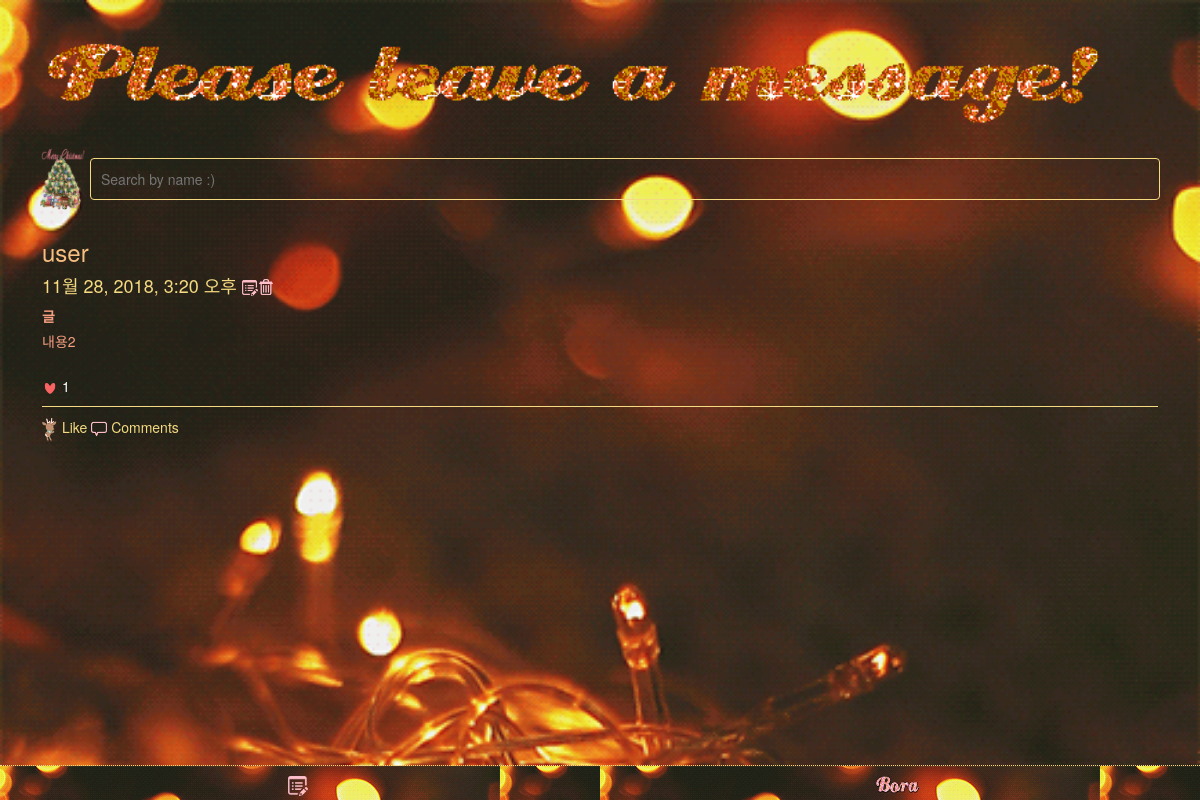
Screenshot of /search/user/ with the database file from the repository.
### facebook/models.py (models this page shows, shortened)
class Article(models.Model):
    author      = models.CharField(max_length=120)
    title       = models.CharField(max_length=120)
    text        = models.TextField()
    password    = models.CharField(max_length=120)
    total_like        = models.CharField(max_length=120)
    created_at  = models.DateTimeField(auto_now_add=True) #자동날짜
    like_user_set = models.ManyToManyField(settings.AUTH_USER_MODEL,
                                           blank=True,
                                           related_name='like_user_set',
                                           through='Like', default='')

### facebook/views.py (the view)
# urls.py: path('search/<author>/',search_list),
def search_list(request, author):
    article_list = Article.objects.filter(author=author)
    return render(request, 'newsfeed.html', { 'articles': list(article_list)})

### facebook/templates/newsfeed.html (shortened to what this page needs)
<!DOCTYPE html>
<html>
<head>
    <link rel="stylesheet" href="https://maxcdn.bootstrapcdn.com/bootstrap/3.3.7/css/bootstrap.min.css">
</head>
<body>
<div class="container">
    <div style="text-align: center; "><a href="/main/"><img src="/static/message_board.gif" style="width:100%;margin-left:10px;" ></a></div>
</div>
<div class="container" style="padding-left:25px;padding-right:25px;margin-top:20px;">
    <div class="btn1" style="display:inline-block;">
        <a href="/">
            <img src="/static/6.gif" width="48.4px" >
        </a>
    </div>
    <div class="search">
        <input type="text" style="width:100%;border-radius:4px; color:#F5DA81;" class="searchbar"  placeholder="Search by name :)" id="keyword" onkeyup="">
    </div>
</div>
<div class="container" style="padding-bottom:60px;">
    {% if  articles %}
    {% for feed in articles %}
    <div class="feed feed{{feed.pk}}">
        <h3 class="name" style="color:#F7BE81;">{{ feed.author }}</h3>
        <div class="date">
            <h4 data-pk="{{feed.pk}}">{{ feed.created_at }}
                <img src="/static/ic_edit.png" height="16px" class="modify_feed">
                <img src="/static/ic_delete.png" class="delete_feed" height="16px" style="margin-top:-0.2%; margin-left:-0.4%"></h4>
        </div>
        <a class="title">{{ feed.title }}</a>
        <p class="content" style="color:#F79F81;">{{ feed.text }}</p>
        <div style="height:15px;"></div>
        <div>
            {% if feed.total_like != '0' and feed.total_like != '' %}
            <img src="/static/redHeart.png" width="16px" class="img" id="img{{feed.pk}}">
            {% else %}
            <img src="/static/justHeart.gif" width="20px" class="img" id="img{{feed.pk}}">
            {% endif %}
            <div style="display:inline-block; color:white;">
                {{feed.total_like}}
            </div>
        </div>
        <div class="accessory">
            <div style="display:inline-block; color:#F5DA81;" class="like_btn" data-article="{{feed.pk}}" data-status="0">
                <img src="/static/like_icon.gif" width="16px" class="like_gray" > Like
            </div>
            <div class="cmt" style="display:inline-block;" >
                <img src="/static/ic_comment.png" width="16px" > Comments
            </div>
        </div>
    </div>
    {% endfor %}
    {% else %}
    <h1 style="color:#F5DA81; text-align:center;"> Sorry</br> There are no posts :(</h1><br/>
    <div style="text-align:center; margin-top:-3%;"><h5><a href="/main">Click back to the message board</a></h5></div>
    {% endif %}
</div>
<div class="footer" style="position:fixed;bottom:30px;background: transparent; z-index:5">
    <div class="tab1" style="background-image:url('/static/bgc.gif'); height:35px;">
        <img src="/static/ic_edit.png" width="20px" style="margin-top: 10px;" class="modal_write"> </div>
    <div class="tab2" style="background-image:url('/static/bgc.gif'); height:35px;">
        <a href="/#bora"><img src="/static/bora_lee.gif" style="margin-top:-1px; " height="34px" width=50px"></a>
    </div>
</div>
</body>
</html>

### facebook/templates/newsfeed.html (style rules this page uses)
* { box-sizing: border-box; margin: 0; padding: 0; position: relative; }
body { background-image: url('/static/bgc.gif'); -webkit-background-size: cover; -moz-background-size: cover; -o-background-size: cover; background-size: cover; }
.btn1 { position: absolute; z-index:10; width:48.4px; }
.search { padding-left:50px; margin-top:10px; width:-webkit-fill-available;      }
.searchbar { background-color: transparent; color:#F5DA81; border-radius: 4px; border: 1px solid #F5DA81; padding: 10px; }
.container { background-color: transparent;  }
.footer { border-top: 1px dotted #F5DA81; background-color: #F5DA81; height: 5px; text-align: center; position:relative; bottom: 0; left: 0; right: 0; }
.tab1 { float: left; width: 50%; }
.tab2 { float: left; width: 50%; }
.feed { background-color: transparent;   border-top: -5px solid #F5DA81; border-bottom: 1px solid transparent; margin: 7px 0; padding: 12px; margin-bottom:-1%; }
.date { color: #F5DA81; margin-bottom: 10px; }
.title { color: #F79F81; font-weight: 600; }
.content { margin-top: 5px; color:#F79F81; }
.accessory { border-top: 1px solid #F5DA81; padding-top:10px; margin-top:10px; color: #F5DA81; font-size: 14px; }

### rows the page displays
Article: author "user", created_at "11월 28, 2018, 3:20 오후", title "글", text "내용2", total_like "1"
